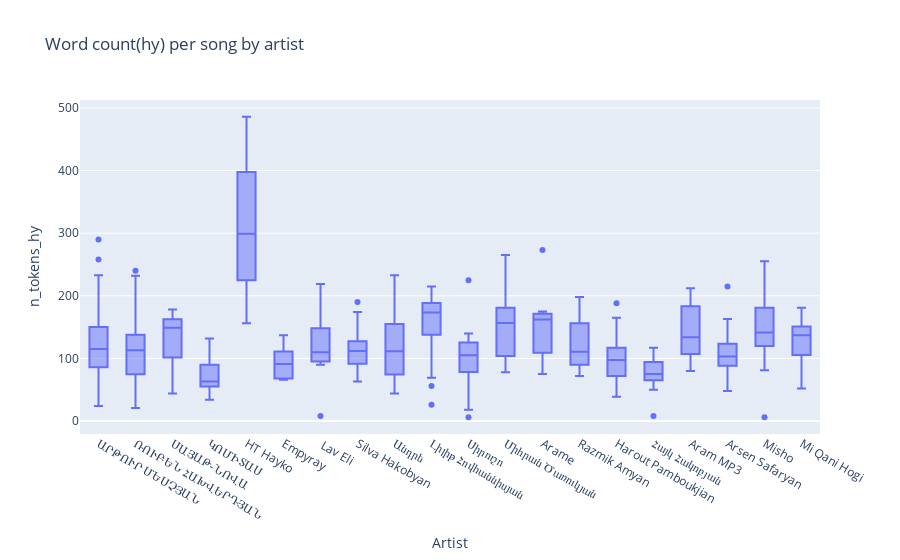

Here is the notebook cell this chart was saved with:
### Code cell
fig = px.box(df, x='Artist', y='n_tokens_hy', title='Word count(hy) per song by artist')
fig.show()

### Figure 1 — Plotly figure (JSON) as saved in the notebook; plotly's stock layout.template omitted (floating-point values rounded to 4 significant figures; data arrays with more than 128 entries replaced by an {"elided": "..."} marker saying what was removed)
{"data": [{"alignmentgroup": "True", "hovertemplate": "Artist=%{x}<br>n_tokens_hy=%{y}<extra></extra>", "legendgroup": "", "marker": {"color": "#636efa"}, "name": "", "notched": false, "offsetgroup": "", "orientation": "v", "showlegend": false, "type": "box", "x": {"elided": "461 str values"}, "x0": " ", "xaxis": "x", "y": {"elided": "461 int values"}, "y0": " ", "yaxis": "y"}], "layout": {"boxmode": "group", "legend": {"tracegroupgap": 0}, "title": {"text": "Word count(hy) per song by artist"}, "xaxis": {"anchor": "y", "domain": [0, 1], "title": {"text": "Artist"}}, "yaxis": {"anchor": "x", "domain": [0, 1], "title": {"text": "n_tokens_hy"}}}}
